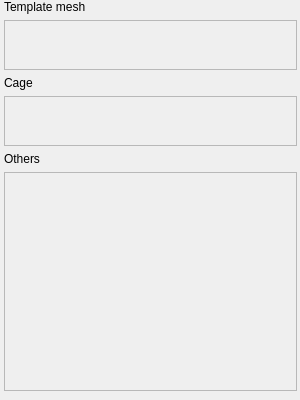
<?xml version="1.0" encoding="UTF-8"?>
<ui version="4.0">
 <class>LayerDialog</class>
 <widget class="QWidget" name="LayerDialog">
  <property name="geometry">
   <rect>
    <x>0</x>
    <y>0</y>
    <width>300</width>
    <height>400</height>
   </rect>
  </property>
  <property name="minimumSize">
   <size>
    <width>298</width>
    <height>400</height>
   </size>
  </property>
  <property name="windowTitle">
   <string>Form</string>
  </property>
  <widget class="QWidget" name="verticalLayoutWidget">
   <property name="geometry">
    <rect>
     <x>-1</x>
     <y>0</y>
     <width>301</width>
     <height>391</height>
    </rect>
   </property>
   <layout class="QVBoxLayout" name="verticalLayout">
    <property name="leftMargin">
     <number>5</number>
    </property>
    <property name="rightMargin">
     <number>3</number>
    </property>
    <item>
     <widget class="QLabel" name="label">
      <property name="text">
       <string>Template mesh</string>
      </property>
     </widget>
    </item>
    <item>
     <widget class="CheckableList" name="mainMeshList">
      <property name="sizePolicy">
       <sizepolicy hsizetype="Expanding" vsizetype="Maximum">
        <horstretch>0</horstretch>
        <verstretch>0</verstretch>
       </sizepolicy>
      </property>
      <property name="minimumSize">
       <size>
        <width>4</width>
        <height>0</height>
       </size>
      </property>
      <property name="maximumSize">
       <size>
        <width>16777215</width>
        <height>50</height>
       </size>
      </property>
      <property name="widgetResizable">
       <bool>true</bool>
      </property>
      <widget class="QWidget" name="mainMeshScrollAreaWidgetContents">
       <property name="geometry">
        <rect>
         <x>0</x>
         <y>0</y>
         <width>291</width>
         <height>48</height>
        </rect>
       </property>
      </widget>
     </widget>
    </item>
    <item>
     <widget class="QLabel" name="label_2">
      <property name="text">
       <string>Cage</string>
      </property>
     </widget>
    </item>
    <item>
     <widget class="CheckableList" name="cageList">
      <property name="sizePolicy">
       <sizepolicy hsizetype="Expanding" vsizetype="Maximum">
        <horstretch>0</horstretch>
        <verstretch>0</verstretch>
       </sizepolicy>
      </property>
      <property name="maximumSize">
       <size>
        <width>16777215</width>
        <height>50</height>
       </size>
      </property>
      <property name="widgetResizable">
       <bool>true</bool>
      </property>
      <widget class="QWidget" name="cageScrollAreaWidgetContents">
       <property name="geometry">
        <rect>
         <x>0</x>
         <y>0</y>
         <width>291</width>
         <height>48</height>
        </rect>
       </property>
      </widget>
     </widget>
    </item>
    <item>
     <widget class="QLabel" name="label_3">
      <property name="text">
       <string>Others</string>
      </property>
     </widget>
    </item>
    <item>
     <widget class="CheckableList" name="fragmentsList">
      <property name="minimumSize">
       <size>
        <width>0</width>
        <height>0</height>
       </size>
      </property>
      <property name="maximumSize">
       <size>
        <width>16777215</width>
        <height>16777215</height>
       </size>
      </property>
      <property name="widgetResizable">
       <bool>true</bool>
      </property>
      <widget class="QWidget" name="scrollAreaWidgetContents">
       <property name="geometry">
        <rect>
         <x>0</x>
         <y>0</y>
         <width>291</width>
         <height>206</height>
        </rect>
       </property>
       <property name="sizePolicy">
        <sizepolicy hsizetype="Expanding" vsizetype="Expanding">
         <horstretch>0</horstretch>
         <verstretch>0</verstretch>
        </sizepolicy>
       </property>
      </widget>
     </widget>
    </item>
   </layout>
  </widget>
 </widget>
 <customwidgets>
  <customwidget>
   <class>CheckableList</class>
   <extends>QScrollArea</extends>
   <header location="global">checkablelist.h</header>
   <container>1</container>
  </customwidget>
 </customwidgets>
 <resources/>
 <connections/>
</ui>
